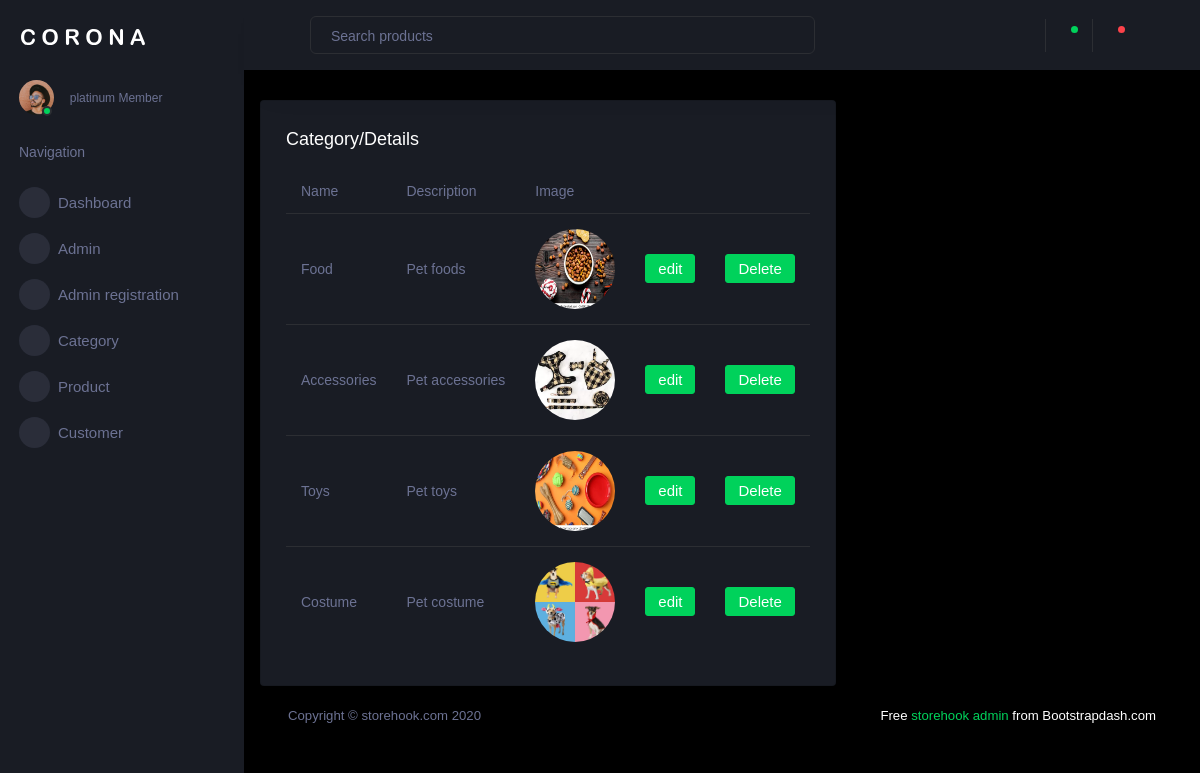
The page /backend/displayitem/ on the database its author committed.
### backend/models.py (models this page shows)
class itemdb(models.Model):
    Name = models.CharField(max_length=100, null=True, blank=True)
    Description = models.CharField(max_length=100, null=True, blank=True)
    Image = models.ImageField(upload_to="pic", null=True, blank=True)

### backend/views.py (the view)
# urls.py: path('displayitem/', views.displayitem, name="displayitem"),
def displayitem(request):
    data=itemdb.objects.all()
    return render(request, "Displaycategory.html",{'data':data})

### backend/Templates/Displaycategory.html (shortened to what this page needs)
<!DOCTYPE html>
{% extends 'index.html' %}
{% block content %}
<html lang="en">
<head>
</head>
<body>
<div class="card">
                  <div class="card-body">
                    <h4 class="card-title">category/Details</h4>
                    <div class="table-responsive">
                      <table class="table">
                        <thead>
                          <tr>
                            <th>Name</th>
                            <th>Description</th>
                              <th>Image</th>
                          </tr>
                        </thead>
                        <tbody>
                        {% for d in data %}
                        <tr>
                            <td>{{ d.Name }}</td>
                            <td>{{ d.Description }}</td>
                            <td>
                             <img src="{{ d.Image.url }}" style="height:80px; width:80px">
                            </td>
                            <td>
                                <form action="{% url 'edititem' dataid=d.id %}">
                                    <button type="submit" class="btn btn-success">edit</button>
                                </form>
                            </td>
                            <td>
                                <form action="{% url 'deleteitem' dataid=d.id %}">
                                    <button type="submit" class="btn btn-success">Delete</button>
                                </form>
                            </td>
                        </tr>
                        {% endfor %}
                        </tbody>
                      </table>
                    </div>
                  </div>
                </div>
</body>
{% endblock %}

### backend/Templates/index.html (shortened to what this page needs)
<!DOCTYPE html>
{% load static %}
<html lang="en">
  <head>
    <link rel="stylesheet" href="{% static 'assets/vendors/mdi/css/materialdesignicons.min.css' %}">
    <link rel="stylesheet" href="{% static 'assets/vendors/css/vendor.bundle.base.css' %}" >
    <link rel="stylesheet" href="{% static 'assets/vendors/jvectormap/jquery-jvectormap.css' %}">
    <link rel="stylesheet" href="{% static 'assets/vendors/flag-icon-css/css/flag-icon.min.css' %}">
    <link rel="stylesheet" href="{% static 'assets/vendors/owl-carousel-2/owl.carousel.min.css' %}">
    <link rel="stylesheet" href="{% static 'assets/vendors/owl-carousel-2/owl.theme.default.min.css' %}">
    <link rel="stylesheet" href="{% static 'assets/css/style.css' %}">
  </head>
  <body>
    <div class="container-scroller">
      <nav class="sidebar sidebar-offcanvas" id="sidebar">
        <div class="sidebar-brand-wrapper d-none d-lg-flex align-items-center justify-content-center fixed-top">
          <a class="sidebar-brand brand-logo" href="index.html"><img src="{% static 'assets/images/logo.svg' %}" alt="logo" /></a>
        </div>
        <ul class="nav">
          <li class="nav-item profile">
            <div class="profile-desc">
              <div class="profile-pic">
                <div class="count-indicator">
                  <img class="img-xs rounded-circle " src="{% static 'assets/images/faces/face15.jpg' %}" alt="">
                  <span class="count bg-success"></span>
                </div>
                <div class="profile-name">
                  <span>platinum Member</span>
                </div>
              </div>
              <a href="#" id="profile-dropdown" data-toggle="dropdown"><i class="mdi mdi-dots-vertical"></i></a>
            </div>
          </li>
          <li class="nav-item nav-category">
            <span class="nav-link">Navigation</span>
          </li>
          <li class="nav-item menu-items">
            <a class="nav-link" href="{% url 'index' %}">
              <span class="menu-icon">
                <i class="mdi mdi-speedometer"></i>
              </span>
              <span class="menu-title">Dashboard</span>
            </a>
          </li>
          <li class="nav-item menu-items">
            <a class="nav-link" data-toggle="collapse" href="#ui-basic" aria-expanded="false" aria-controls="ui-basic">
              <span class="menu-icon">
                <i class="mdi mdi-laptop"></i>
              </span>
              <span class="menu-title">Admin</span>
              <i class="menu-arrow"></i>
            </a>
          </li>
          <li class="nav-item menu-items">
            <a class="nav-link" data-toggle="collapse" href="#ui-basic3" aria-expanded="false" aria-controls="ui-basic3">
              <span class="menu-icon">
                <i class="mdi mdi-laptop"></i>
              </span>
              <span class="menu-title">Admin registration</span>
              <i class="menu-arrow"></i>
            </a>
          </li>
          <li class="nav-item menu-items">
            <a class="nav-link" data-toggle="collapse" href="#ui-basic1" aria-expanded="false" aria-controls="ui-basic1">
              <span class="menu-icon">
                <i class="mdi mdi-laptop"></i>
              </span>
              <span class="menu-title">Category</span>
              <i class="menu-arrow"></i>
            </a>
          </li>
          <li class="nav-item menu-items">
            <a class="nav-link" data-toggle="collapse" href="#ui-basic2" aria-expanded="false" aria-controls="ui-basic2">
              <span class="menu-icon">
                <i class="mdi mdi-laptop"></i>
              </span>
              <span class="menu-title">Product</span>
              <i class="menu-arrow"></i>
            </a>
          </li>
          <li class="nav-item menu-items">
            <a class="nav-link" data-toggle="collapse" href="#ui-basic4" aria-expanded="false" aria-controls="ui-basic3">
              <span class="menu-icon">
                <i class="mdi mdi-laptop"></i>
              </span>
              <span class="menu-title">Customer</span>
              <i class="menu-arrow"></i>
            </a>
          </li>
        </ul>
      </nav>
      <div class="container-fluid page-body-wrapper">
        <nav class="navbar p-0 fixed-top d-flex flex-row">
          <div class="navbar-menu-wrapper flex-grow d-flex align-items-stretch">
            <button class="navbar-toggler navbar-toggler align-self-center" type="button" data-toggle="minimize">
              <span class="mdi mdi-menu"></span>
            </button>
            <ul class="navbar-nav w-100">
              <li class="nav-item w-100">
                <form class="nav-link mt-2 mt-md-0 d-none d-lg-flex search">
                  <input type="text" class="form-control" placeholder="Search products">
                </form>
              </li>
            </ul>
            <ul class="navbar-nav navbar-nav-right">
              <li class="nav-item nav-settings d-none d-lg-block">
                <a class="nav-link" href="#">
                  <i class="mdi mdi-view-grid"></i>
                </a>
              </li>
              <li class="nav-item dropdown border-left">
                <a class="nav-link count-indicator dropdown-toggle" id="messageDropdown" href="#" data-toggle="dropdown" aria-expanded="false">
                  <i class="mdi mdi-email"></i>
                  <span class="count bg-success"></span>
                </a>
              </li>
              <li class="nav-item dropdown border-left">
                <a class="nav-link count-indicator dropdown-toggle" id="notificationDropdown" href="#" data-toggle="dropdown">
                  <i class="mdi mdi-bell"></i>
                  <span class="count bg-danger"></span>
                </a>
              </li>
              <li class="nav-item dropdown">
                <a class="nav-link" id="profileDropdown" href="#" data-toggle="dropdown">
                  <div class="navbar-profile">
                    <i class="mdi mdi-menu-down d-none d-sm-block"></i>
                  </div>
                </a>
              </li>
            </ul>
          </div>
        </nav>
        <div class="main-panel">
          <div class="content-wrapper">
            <div class="row">
                {% block content %}{% endblock %}
          </div>
          <footer class="footer">
            <div class="d-sm-flex justify-content-center justify-content-sm-between">
              <span class="text-muted d-block text-center text-sm-left d-sm-inline-block">Copyright © storehook.com 2020</span>
              <span class="float-none float-sm-right d-block mt-1 mt-sm-0 text-center"> Free <a href="" target="_blank">storehook admin </a> from Bootstrapdash.com</span>
            </div>
          </footer>
        </div>
      </div>
    </div>
  </body>
</html>

### rows shown on the page
itemdb: Name "Food", Description "Pet foods", Image (picture)
itemdb: Name "Accessories", Description "Pet accessories", Image (picture)
itemdb: Name "Toys", Description "Pet toys", Image (picture)
itemdb: Name "Costume", Description "Pet costume", Image (picture)
